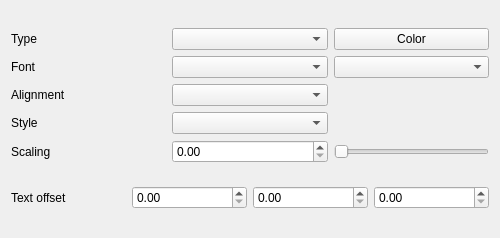
<?xml version="1.0" encoding="UTF-8"?>
<ui version="4.0">
 <class>AppearanceAnnotationForm</class>
 <widget class="QWidget" name="AppearanceAnnotationForm">
  <property name="geometry">
   <rect>
    <x>0</x>
    <y>0</y>
    <width>500</width>
    <height>238</height>
   </rect>
  </property>
  <property name="windowTitle">
   <string>Form</string>
  </property>
  <layout class="QVBoxLayout" name="verticalLayout">
   <item>
    <layout class="QHBoxLayout" name="horizontalLayout_4">
     <item>
      <layout class="QGridLayout" name="gridLayout" columnstretch="1,1,1">
       <item row="0" column="2">
        <widget class="SelectColorButton" name="colorPushButton">
         <property name="text">
          <string>Color</string>
         </property>
        </widget>
       </item>
       <item row="0" column="0">
        <widget class="QLabel" name="label">
         <property name="text">
          <string>Type</string>
         </property>
        </widget>
       </item>
       <item row="1" column="0">
        <widget class="QLabel" name="label_2">
         <property name="text">
          <string>Font</string>
         </property>
        </widget>
       </item>
       <item row="2" column="0">
        <widget class="QLabel" name="label_3">
         <property name="text">
          <string>Alignment</string>
         </property>
        </widget>
       </item>
       <item row="3" column="0">
        <widget class="QLabel" name="label_4">
         <property name="text">
          <string>Style</string>
         </property>
        </widget>
       </item>
       <item row="4" column="0">
        <widget class="QLabel" name="label_5">
         <property name="text">
          <string>Scaling</string>
         </property>
        </widget>
       </item>
       <item row="0" column="1">
        <widget class="QComboBox" name="typeComboBox"/>
       </item>
       <item row="1" column="1">
        <widget class="QComboBox" name="fontComboBox"/>
       </item>
       <item row="2" column="1">
        <widget class="QComboBox" name="alignmentComboBox"/>
       </item>
       <item row="3" column="1">
        <widget class="QComboBox" name="styleComboBox"/>
       </item>
       <item row="4" column="2">
        <widget class="QDoubleSlider" name="scalingHorizontalSlider">
         <property name="orientation">
          <enum>Qt::Horizontal</enum>
         </property>
        </widget>
       </item>
       <item row="1" column="2">
        <widget class="QComboBox" name="fontSpecifierComboBox"/>
       </item>
       <item row="2" column="2">
        <spacer name="horizontalSpacer">
         <property name="orientation">
          <enum>Qt::Horizontal</enum>
         </property>
         <property name="sizeHint" stdset="0">
          <size>
           <width>40</width>
           <height>20</height>
          </size>
         </property>
        </spacer>
       </item>
       <item row="3" column="2">
        <spacer name="horizontalSpacer_2">
         <property name="orientation">
          <enum>Qt::Horizontal</enum>
         </property>
         <property name="sizeHint" stdset="0">
          <size>
           <width>40</width>
           <height>20</height>
          </size>
         </property>
        </spacer>
       </item>
       <item row="4" column="1">
        <widget class="CustomDoubleSpinBox" name="scalingDoubleSpinBox"/>
       </item>
      </layout>
     </item>
    </layout>
   </item>
   <item>
    <layout class="QHBoxLayout" name="horizontalLayout_2">
     <item>
      <layout class="QHBoxLayout" name="horizontalLayout_5">
       <item>
        <widget class="QLabel" name="label_6">
         <property name="text">
          <string>Text offset</string>
         </property>
        </widget>
       </item>
       <item>
        <widget class="CustomDoubleSpinBox" name="offsetXDoubleSpinBox"/>
       </item>
       <item>
        <widget class="CustomDoubleSpinBox" name="offsetYDoubleSpinBox"/>
       </item>
       <item>
        <widget class="CustomDoubleSpinBox" name="offsetZDoubleSpinBox"/>
       </item>
      </layout>
     </item>
    </layout>
   </item>
  </layout>
 </widget>
 <customwidgets>
  <customwidget>
   <class>CustomDoubleSpinBox</class>
   <extends>QDoubleSpinBox</extends>
   <header>customdoublespinbox.h</header>
  </customwidget>
  <customwidget>
   <class>QDoubleSlider</class>
   <extends>QSlider</extends>
   <header>qdoubleslider.h</header>
  </customwidget>
  <customwidget>
   <class>SelectColorButton</class>
   <extends>QPushButton</extends>
   <header>selectcolorbutton.h</header>
  </customwidget>
 </customwidgets>
 <resources/>
 <connections/>
</ui>
